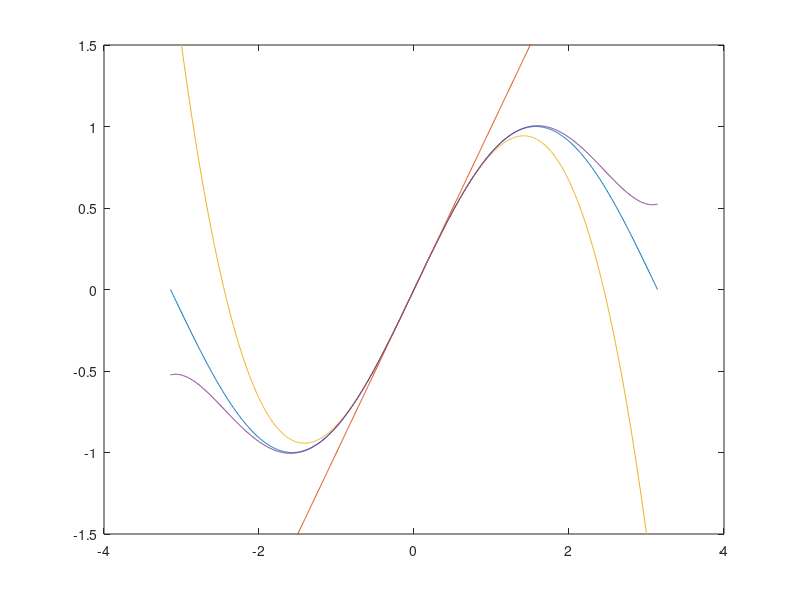

Here is the MATLAB script that generated this plot:
% sin(x) and its Taylor approximations near x=0
close all;
x = linspace(-pi, pi, 1000);
y = sin(x);
plot(x, y);

% Linear approx
y2 = x; 
hold on;
plot(x, y2);

% cubic approx
y3 = x - 1/6 *x.^3;
plot(x, y3);

% 5th degree approx
y5 = x - 1/6 *x.^3 + 1/120*x.^5;
plot(x, y5);


ylim( [-1.5, 1.5]);